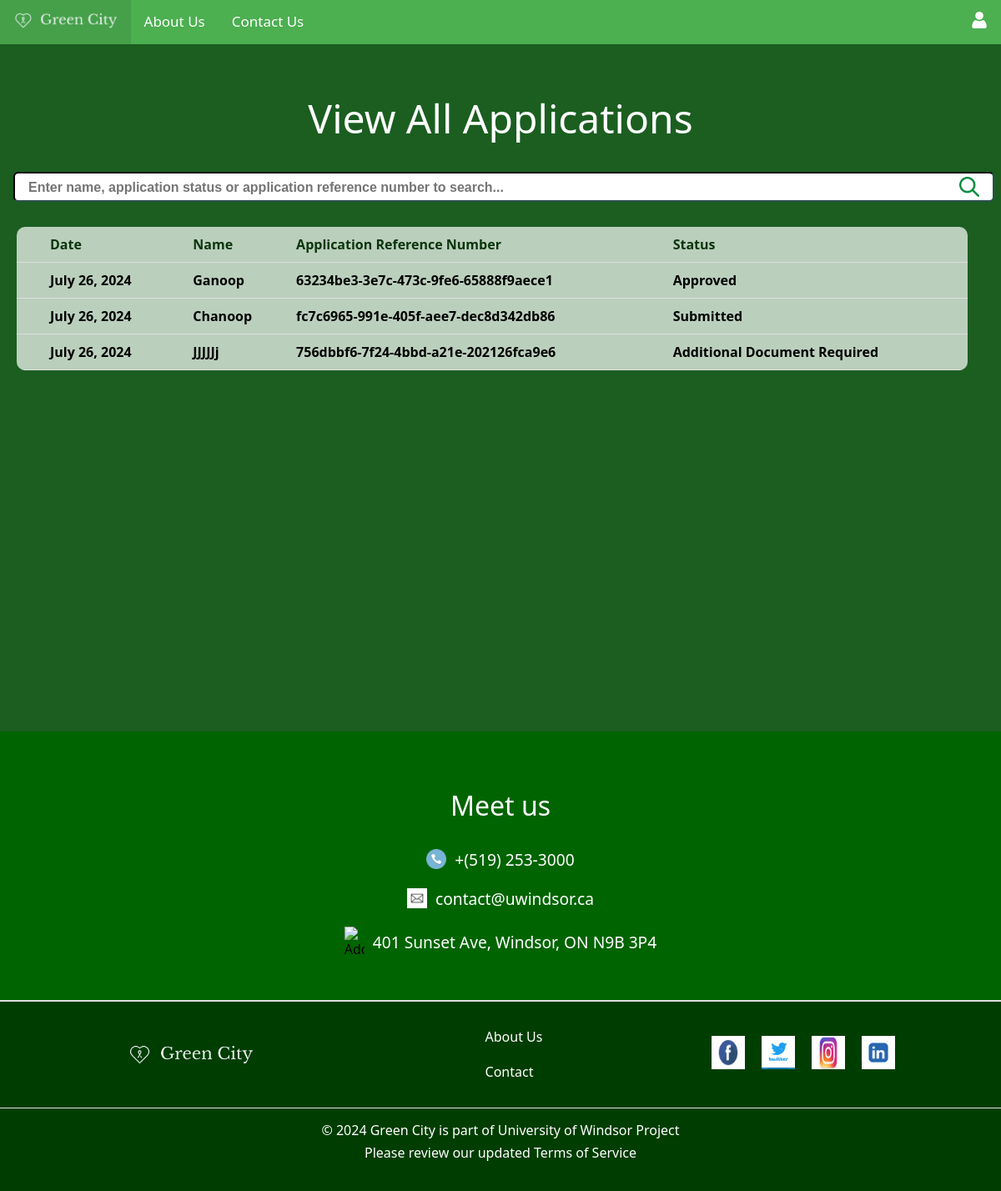
The app's page /view_all_applications (signed in) with its own data.
### myapp/models.py (models this page shows, shortened)
class BuildingPermit(models.Model):
    AREA_CHOICES = [
        ('0-0.3', '0<0.3'),
        ('0.3-0.5', '0.3<0.5'),
        ('0.5-0.7', '0.5<0.7'),
        ('0.7+', '>=0.7'),
    ]
    FLOORS_CHOICES = [
        ('1-3', '1-3'),
        ('4-6', '4-6'),
        ('7+', '>=7'),
    ]
    __application_status_options = {
        "submitted": "Submitted",
        "in progress": "In Progress",
        "approved": "Approved",
        "rejected": "Rejected",
        "additional": "Additional Document Required",
    }
    name = models.CharField(max_length=100)
    contact_number = models.CharField(max_length=15)
    mail_id = models.EmailField()
    city = models.CharField(max_length=100)
    province = models.CharField(max_length=100)
    area = models.CharField(max_length=20, choices=AREA_CHOICES)
    floors = models.CharField(max_length=20, choices=FLOORS_CHOICES)
    government_id_proof = models.FileField(upload_to=user_id_proof_path)
    land_purchase_record = models.FileField(upload_to=user_land_records_path)
    trees_required = models.PositiveIntegerField()
    application_number = models.CharField(max_length=50, default=str(uuid.uuid4()))
    application_status = models.CharField(max_length=20, choices=__application_status_options, default="submitted")
    date = models.CharField(max_length=50, default=str(datetime.now().strftime("%B %d, %Y")))
    user_id = models.PositiveIntegerField(default=1)
    usr = models.ForeignKey(CustomUser, on_delete=models.CASCADE)
    additional_document_description = models.CharField(max_length=1000, blank=True, null=True)
    additional_document_1 = models.FileField(upload_to=user_additional_document_1_path, blank=True, null=True)
    additional_document_2 = models.FileField(upload_to=user_additional_records_2_path, blank=True, null=True)

### myapp/views.py (the view, shortened to what this page needs)
# urls.py: path('view_all_applications', views.view_all_applications, name='view_all_applications'),
def view_all_applications(request):
    repository.user_id = request.user.id
    form = SearchForm(request.GET or None)
    results = repository.get_all_building_permits()
    message = ""
    if len(results) == 0:
        message = "No permits found"
    return render(request, 'home/applications/view_all_applications.html',
                  {
                      "form": form,
                      "results": results,
                      'result_count': len(results),
                      'message': message
                  }
                  )

### myapp/forms.py
class SearchForm(forms.Form):
    def __init__(self, *args, **kwargs):
        kwargs.setdefault('label_suffix', '')
        super(SearchForm, self).__init__(*args, **kwargs)
    query = forms.CharField(
        required=True,
        widget=forms.TextInput(
            attrs={
                'class': 'search-form search-input',
                'placeholder': "Enter name, application status or application reference number to search...",
            }
        ),
        label='Search Applications',
    )

### myapp/respository.py (called while the page is built)
    def get_all_building_permits(self) -> list:
        return BuildingPermit.objects.filter(user_id=self.user_id)

### myapp/templates/home/applications/view_all_applications.html (shortened to what this page needs)
{% extends 'base.html' %}
{% load static %}
{% block content %}
    <link rel="stylesheet" href="{% static 'home/applications/applications.css' %}">
    <div class="search-main-container">
        <h1 class="search-title-h1">View All Applications</h1>
        <div class="search-container">
            <form id="searchForm" method="GET" action="{% url 'myapp:view_all_applications' %}">
                {{ form.query }}
            </form>
        </div>
        <div class="result-container">
            {% if result_count != 0 %}
                <div class="search-results">
                    <table>
                        <tr>
                            <th>Date</th>
                            <th>Name</th>
                            <th>Application Reference Number</th>
                            <th>Status</th>
                        </tr>
                        {% for result in results %}
                            <tr class="result-item" data-href="{% url 'myapp:application_details' result.id %}">
                                <td>{{ result.date }}</td>
                                <td>{{ result.name }}</td>
                                <td>{{ result.application_number }}</td>
                                <td>{{ result.get_application_status_display }}</td>
                            </tr>
                        {% endfor %}
                    </table>
                </div>
            {% elif message != "" %}
                <h2 class="no-results"> No Applications Found Please Create A New Application </h2>
            {% endif %}
        </div>
    </div>
{% endblock %}

### myapp/templates/base.css (style rules this page uses)
body { font-family: Georgia, "Segoe UI", system-ui, sans-serif; background-color: #f4f4f4; margin: 0; padding: 0; }

### myapp/templates/home/applications/applications.css (style rules this page uses)
.search-container { display: flex; width: 100%; justify-content: center; flex-direction: column; margin-left: 16px; }
.search-form { width: 95%; border-radius: 6px; transition: all 0.3s ease; height: 30px; border-color: darkslategrey; font-size: 18px; font-weight: normal; padding-left: 16px; }
.search-form::placeholder { font-size: 1rem; font-weight: bold; }
.search-main-container { width: 100%; height: 100vh; padding-top: 24px; margin: 0; padding-left: 0; background: #1b5e20; }
.search-results { margin-top: 10px; height: 60%; width: 100%; background-color: rgba(255, 255, 255, 0.7); overflow: auto; border-radius: 10px; font-weight: bold; overflow-x: hidden; }
.search-results th:first-child, .search-results td:first-child { padding-left: 40px; }
.search-results table { width: 100%; border-collapse: collapse; }
.search-results th, .search-results td { padding: 10px; text-align: left; border-bottom: 1px solid #ddd; }
.search-results th { color: #0b360c; }
.result-item { cursor: pointer; }
.result-container { padding: 20px; overflow-x: hidden; width: 95%; }
.search-input { background-image: url("search.png"); background-size: 24px auto; background-repeat: no-repeat; background-position: right center; background-origin: content-box; padding-right: 16px; }
.search-title-h1 { font-family: Georgia, "Segoe UI", system-ui, sans-serif; font-weight: 500; color: #fff; text-align: center; font-size: xxx-large; }

### records on screen
BuildingPermit: date "July 26, 2024", name "Ganoop", application_number "63234be3-3e7c-473c-9fe6-65888f9aece1", application_status "Approved"
BuildingPermit: date "July 26, 2024", name "Chanoop", application_number "fc7c6965-991e-405f-aee7-dec8d342db86", application_status "Submitted"
BuildingPermit: date "July 26, 2024", name "JJJJJj", application_number "756dbbf6-7f24-4bbd-a21e-202126fca9e6", application_status "Additional Document Required"
